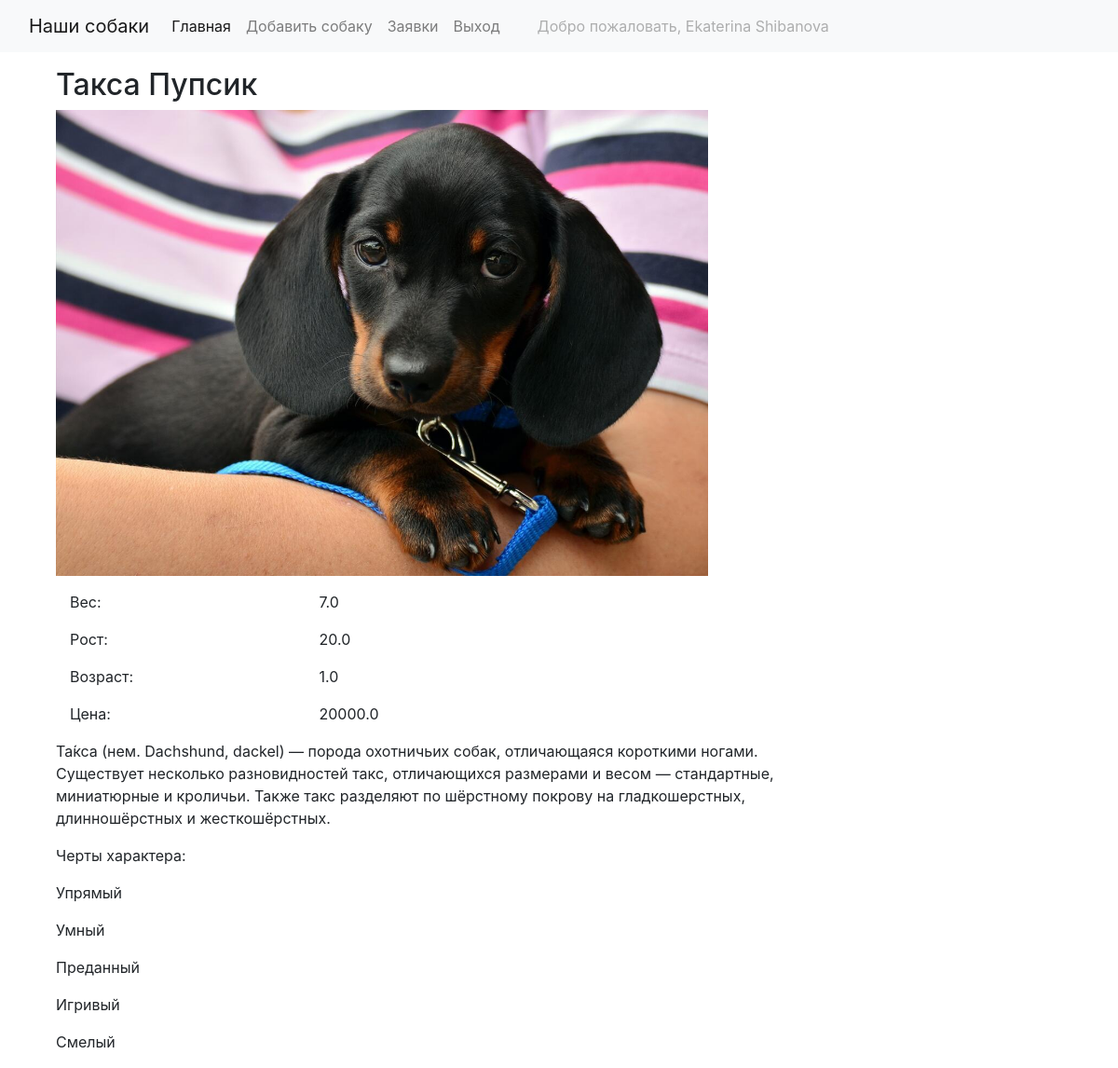
The page /2 (signed in) on the database its author committed.
### blog/models.py (models this page shows, shortened)
class Dogs(models.Model):
    dogName = models.CharField(verbose_name='Имя',
                               max_length=50)
    description = models.TextField(verbose_name='Описание',
                                   blank=True)
    weight = models.FloatField(verbose_name='Вес',
                               blank=False)
    height = models.FloatField(verbose_name='Рост',
                               blank=False)
    age = models.FloatField(verbose_name='Возраст', blank=False)
    price = models.FloatField(verbose_name="Цена")
    photo = models.ImageField(verbose_name='Изображения',
                              upload_to='photos/%Y/%m/%d/', blank=True)
    character = models.ManyToManyField('Characters', verbose_name='Черты характера', blank=True)
    class Meta:
        verbose_name = 'Собака'
        verbose_name_plural = 'Собаки'

class Characters(models.Model):
    characterType = models.CharField(verbose_name='Черта характера',
                                     max_length=50)
    class Meta:
        verbose_name = 'Черта характера'
        verbose_name_plural = 'Черта характера'

### blog/views.py (the view)
# urls.py: path('<int:dog_id>', by_dog, name='by_dog'),
def by_dog(request, dog_id):
    current_dog = Dogs.objects.get(pk=dog_id)
    context = {
        'current_dog': current_dog,
        'message': ""
    }
    return render(request, 'blog/by_dog.html', context)

### templates/blog/by_dog.html (shortened to what this page needs)
{% extends "layout/base.html" %}
{% block content %}
    <div class="mb-3">
        <h2>{{ current_dog.dogName }}</h2>
        <img src="{{ current_dog.photo.url }}" width="700" height="500" alt=""/>
    <div class="container mt-3">
        <div class="row justify-content-start">
    <div class="col-4">
      <p>Вес: </p>
    </div>
    <div class="col-4">
      <p>{{ current_dog.weight }}</p>
    </div>
        </div>
    </div>
    <div class="container">
             <div class="row justify-content-start">
    <div class="col-4">
      <p>Рост: </p>
    </div>
    <div class="col-4">
      <p>{{ current_dog.height }}</p>
    </div>
  </div>
    </div>
    <div class="container">
             <div class="row justify-content-start">
    <div class="col-4">
      <p>Возраст: </p>
    </div>
    <div class="col-4">
      <p>{{ current_dog.age }}</p>
    </div>
  </div>
    </div>
    <div class="container">
             <div class="row justify-content-start">
    <div class="col-4">
      <p>Цена: </p>
    </div>
    <div class="col-4">
      <p>{{ current_dog.price }}</p>
    </div>
  </div>
    </div>
        <p>{{ current_dog.description }}</p>
        {% if  current_dog.character.all.exists%}
        <p>Черты характера: </p>
        {% for purp in current_dog.character.all %}
            <p>{{ purp.characterType }}</p>
        {% endfor %}
        {% endif %}
    </div>
{% endblock %}

### templates/layout/base.html (shortened to what this page needs)
<!DOCTYPE html>
<html lang="en">
<head>
    <link rel="stylesheet" href="https://stackpath.bootstrapcdn.com/bootstrap/4.1.3/css/bootstrap.min.css">
</head>
<body>
<nav class="navbar navbar-expand-lg navbar-light bg-light">
<div class="container-fluid">
    <a class="navbar-brand" href="#">Наши собаки</a>
    <div class="collapse navbar-collapse" id="navbarSupportedContent">
      <ul class="navbar-nav me-auto mb-2 mb-lg-0">
        <li class="nav-item">
          <a class="nav-link active" aria-current="page" href="{% url 'index' %}">Главная</a>
        </li>
          {% if user.is_staff %}
       <li class="nav-item">
          <a class="nav-link" href="{% url 'add' %}">Добавить собаку</a>
        </li>
      {% endif %}
      {% if user.is_authenticated %}
      <li class="nav-item">
          <a class="nav-link" href="{% url 'deals' %}">Заявки</a>
        </li>
      <li class="nav-item">
          <a class="nav-link" href="{% url 'logout' %}">Выход</a>
        </li>
      <li class="nav-item">
          <a class="nav-link disabled ml-4" href="#" tabindex="-1" aria-disabled="true">Добро пожаловать, {{ user.first_name }} {{ user.last_name }}</a>
        </li>
      {% endif %}
      </ul>
    </div>
</div>
</nav>
<div class="container mt-3">
 <div class="col-md-9">
    <section>
        {% block content %}
        {% endblock %}
    </section>
 </div>
</div>
</body>
</html>

### rows shown on the page
Dogs: dogName "Такса Пупсик", photo (picture), weight "7.0", height "20.0", age "1.0", price "20000.0", description "Та́кса (нем. Dachshund, dackel) — порода охотничьих собак, отличающаяся короткими ногами. Существует несколько разновидностей такс, отличающихся размерами и весом — стандартные, миниатюрные и кроличьи. Также такс разделяют по шёрстному покрову на гладкошерстных, длинношёрстных и жесткошёрстных."
Characters: characterType "Упрямый"
Characters: characterType "Умный"
Characters: characterType "Преданный"
Characters: characterType "Игривый"
Characters: characterType "Смелый"

### other values the page prints
{{ user.first_name }} "Ekaterina"
{{ user.last_name }} "Shibanova"
